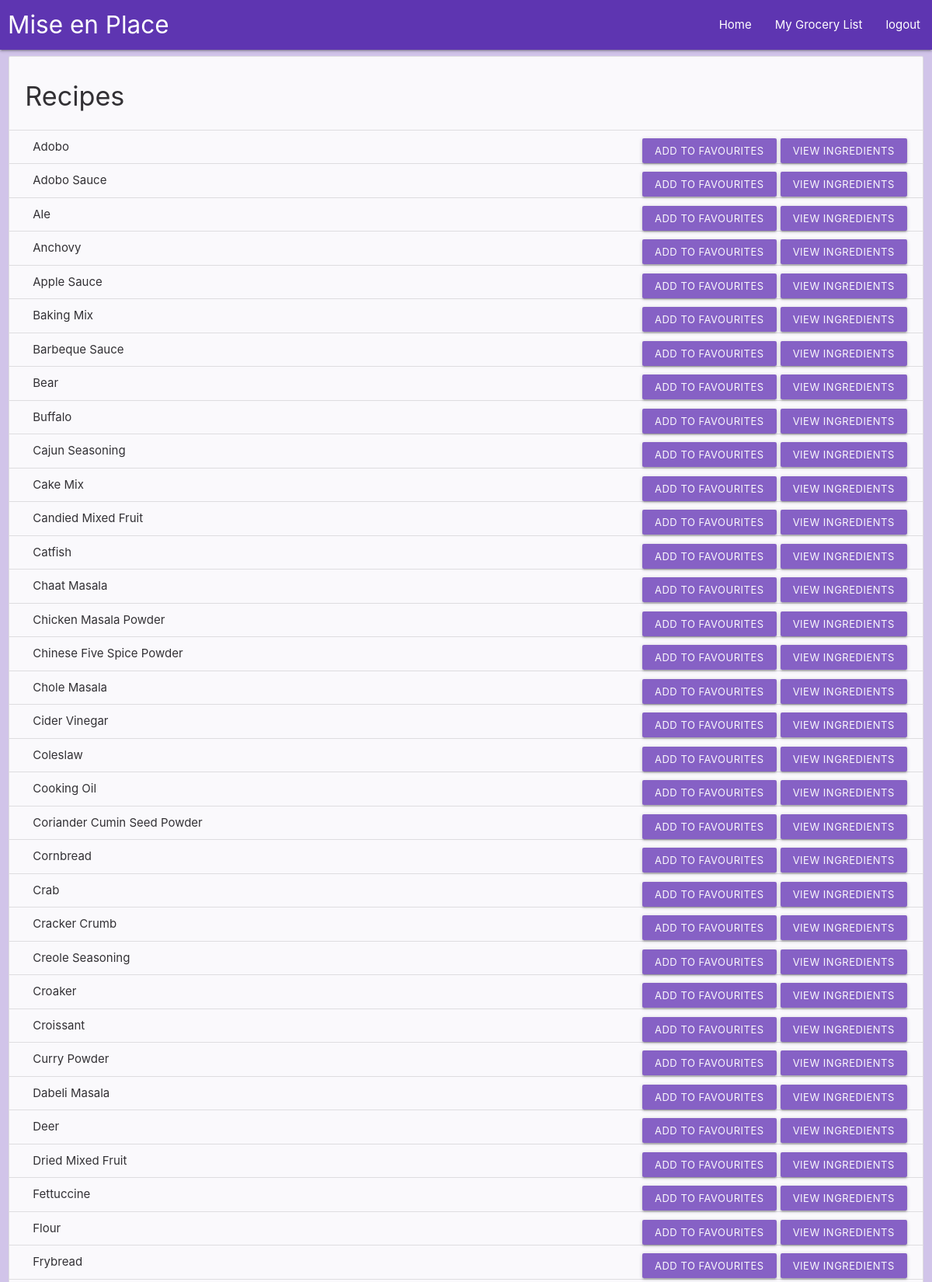
Screenshot of / (signed in, upper part) with the database file from the repository.
### app/models.py (models this page shows, shortened)
class Recipe(db.Model):
    rid = db.Column(db.Integer, primary_key=True)
    name = db.Column(db.String(50))
    category = db.Column(db.String(50))
    ingredientsList = db.Column(db.String(100))

### app/views.py (the view)
@app.route('/')
def index():
    if current_user.is_authenticated:
      recipes = Recipe.query.order_by(Recipe.name)
    else:
      recipes = Recipe.query.limit(50)
    return render_template("/public/index.html", recipes=recipes )

### app/views.py (called while the page is built)
def get_user(user_id):
    user = User.query.filter_by(id=user_id).first()
    return user

@login_manager.user_loader
def load_user(user_id):
    return get_user(user_id)

### app/templates/public/index.html (shortened to what this page needs)
{% extends "public/templates/public_templates.html" %}
{% block main %}
{% if current_user.is_authenticated %}
<div class="row">
    <div class="col s12">
        <ul class="collection with-header">
            <li class="collection-header">
                <h4>Recipes</h4>
            </li>
            {% for x in recipes %}
            <li class="collection-item">
                <div>{{x.name}}
                    <a class="waves-effect waves-light btn-small modal-trigger right deep-purple lighten-1" href="#modal1" style="margin-left: 5px;">View Ingredients</a>
                    <a class="waves-effect waves-light btn-small right deep-purple lighten-1" href="/addtofav/{{x.rid}}">Add To Favourites</a>
                </div>
            </li>
            {% endfor %}
        </ul>
    </div>
</div>
{% endif %}
{% endblock %}

### rows the page displays
Recipe: name "Adobo"
Recipe: name "Adobo Sauce"
Recipe: name "Ale"
Recipe: name "Anchovy"
Recipe: name "Apple Sauce"
Recipe: name "Baking Mix"
Recipe: name "Barbeque Sauce"
Recipe: name "Bear"
Recipe: name "Buffalo"
Recipe: name "Cajun Seasoning"
Recipe: name "Cake Mix"
Recipe: name "Candied Mixed Fruit"
Recipe: name "Catfish"
Recipe: name "Chaat Masala"
Recipe: name "Chicken Masala Powder"
Recipe: name "Chinese Five Spice Powder"
Recipe: name "Chole Masala"
Recipe: name "Cider Vinegar"
Recipe: name "Coleslaw"
Recipe: name "Cooking Oil"
Recipe: name "Coriander Cumin Seed Powder"
Recipe: name "Cornbread"
Recipe: name "Crab"
Recipe: name "Cracker Crumb"
Recipe: name "Creole Seasoning"
Recipe: name "Croaker"
Recipe: name "Croissant"
Recipe: name "Curry Powder"
Recipe: name "Dabeli Masala"
Recipe: name "Deer"
Recipe: name "Dried Mixed Fruit"
Recipe: name "Fettuccine"
Recipe: name "Flour"
Recipe: name "Frybread"
